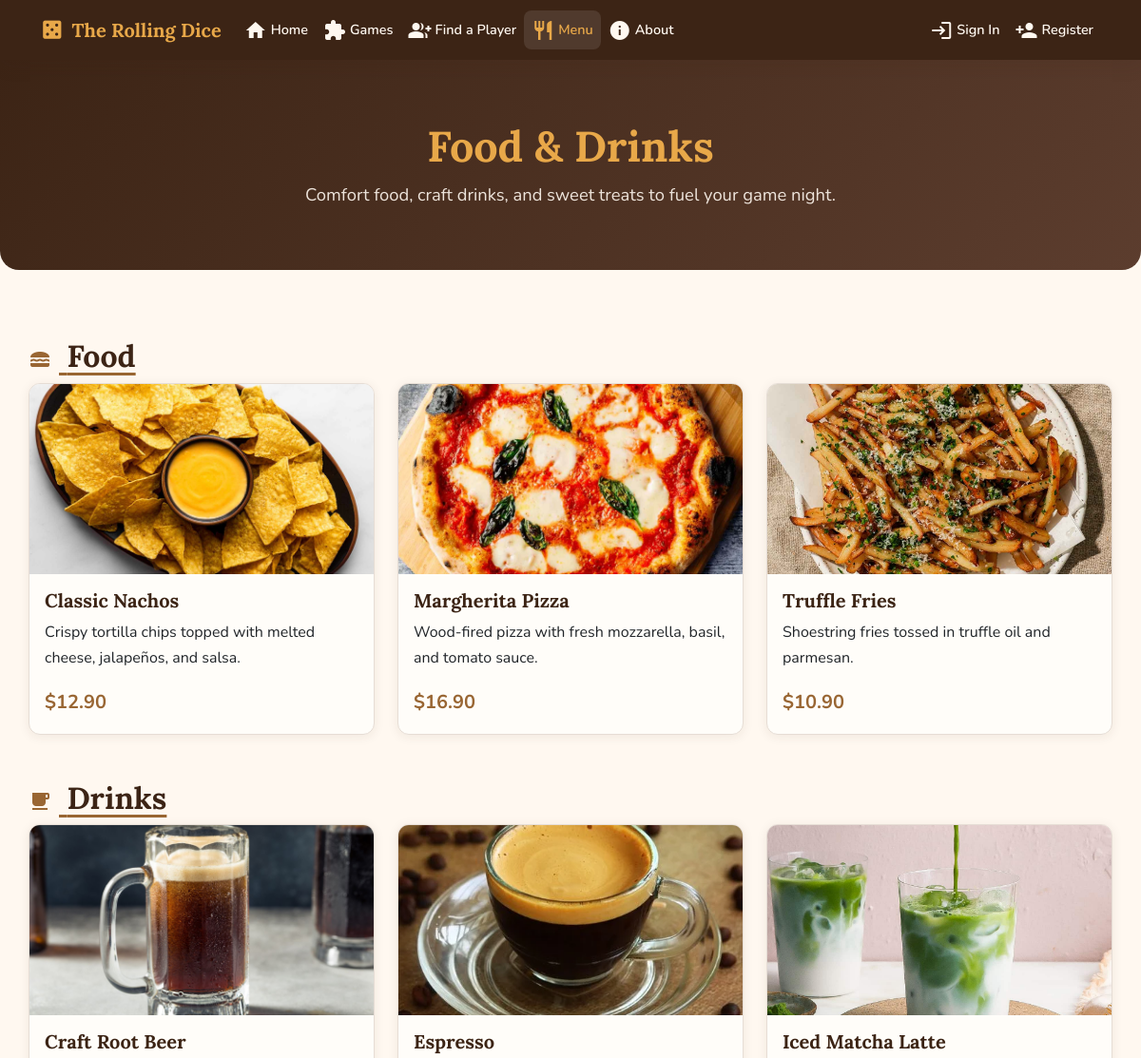
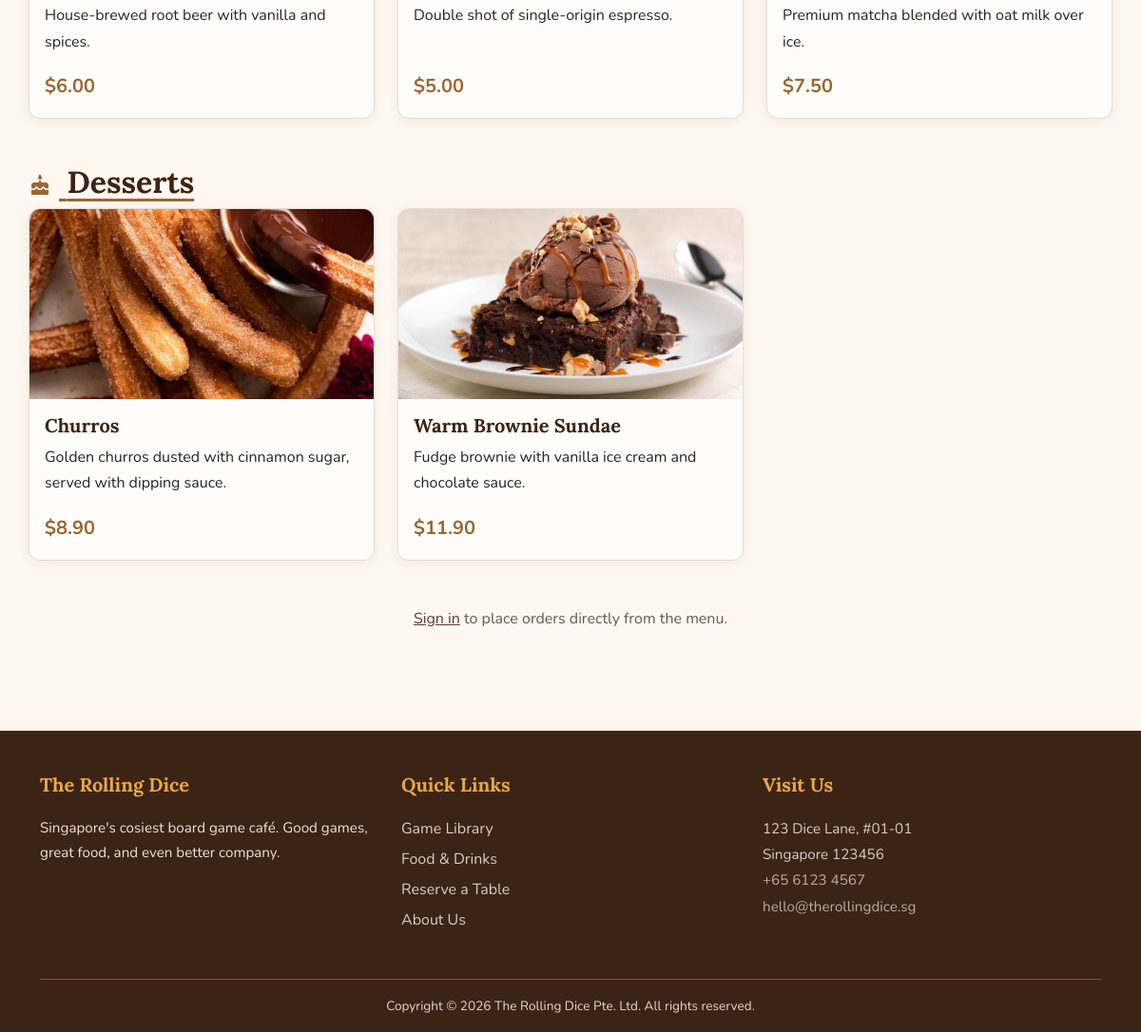
Page /menu.php on the committed database (2 pictures, top to bottom).
### tables this page shows
CREATE TABLE IF NOT EXISTS menu_items (
    item_id     INT AUTO_INCREMENT PRIMARY KEY,
    name        VARCHAR(100) NOT NULL,
    description TEXT,
    price       DECIMAL(6,2) NOT NULL,
    category    ENUM('Food', 'Drinks', 'Desserts') NOT NULL,
    image_url   VARCHAR(255),
    available   TINYINT(1) NOT NULL DEFAULT 1,
    stripe_price_id VARCHAR(100)
);

### menu.php (the view, shortened to what this page needs)
<!DOCTYPE html>
<html lang="en">
<head>
    <?php include_once "inc/head.inc.php"; ?>
</head>
<body>
    <?php include_once "inc/nav.inc.php"; ?>
    <main id="main-content">
        <header class="hero-section">
            <div class="container">
                <h1>Food &amp; Drinks</h1>
                <p>Comfort food, craft drinks, and sweet treats to fuel your game night.</p>
            </div>
        </header>
        <div class="container section-padding">
            <?php
            try {
                require_once "process/db.php";
                $categories = ['Food', 'Drinks', 'Desserts'];
                $icons = ['Food' => 'lunch_dining', 'Drinks' => 'local_cafe', 'Desserts' => 'cake'];
                foreach ($categories as $cat) {
                    $stmt = $pdo->prepare("SELECT * FROM menu_items WHERE category = :cat AND available = 1 ORDER BY name ASC");
                    $stmt->execute([':cat' => $cat]);
                    $items = $stmt->fetchAll();
                    ?>
                    <section class="mb-5">
                        <h2>
                            <span class="material-icons align-middle text-caramel me-2"
                                aria-hidden="true"><?php echo $icons[$cat]; ?></span>
                            <?php echo htmlspecialchars($cat); ?>
                        </h2>
                        <div class="row g-4">
                            <?php foreach ($items as $item): ?>
                                <div class="col-sm-6 col-lg-4">
                                    <div class="card h-100">
                                        <img src="<?php echo htmlspecialchars($item['image_url']); ?>" class="card-img-top"
                                            alt="<?php echo htmlspecialchars($item['name']); ?>">
                                        <div class="card-body d-flex flex-column">
                                            <h3 class="card-title"><?php echo htmlspecialchars($item['name']); ?></h3>
                                                <p class="card-text"><?php echo htmlspecialchars($item['description']); ?></p>
                                                <div class="mt-auto d-flex justify-content-between align-items-center">
                                                    <span
                                                        class="fs-5 fw-bold text-caramel">$<?php echo number_format($item['price'], 2); ?></span>
                                                </div>
                                        </div>
                                    </div>
                                </div>
                            <?php endforeach; ?>
                        </div>
                    </section>
                    <?php
                }
            } catch (Exception $e) {
                echo '<p class="text-muted text-center">Menu is currently unavailable. Please check back soon!</p>';
            }
            ?>
            <?php if (!$is_logged_in): ?>
                <div class="text-center mt-3">
                    <p class="text-muted">
                        <a href="login.php">Sign in</a> to place orders directly from the menu.
                    </p>
                </div>
            <?php endif; ?>
        </div>
    </main>
    <?php include_once "inc/footer.inc.php"; ?>
</body>
</html>

### css/main.css (style rules this page uses)
:root { --color-cream: #FFF8F0; --color-warm-white: #FFFDF9; --color-espresso: #3C2415; --color-walnut: #5C3D2E; --color-caramel: #996633; --color-honey: #E8A849; --color-sage: #5A7A4A; --color-berry: #A45A52; --color-text: #3E2C23; --color-text-light: #7A6960; --color-border: #E6DDD5; --font-heading: 'Lora', Georgia, serif; --font-body: 'Nunito', 'Segoe UI', sans-serif; --shadow-soft: 0 2px 12px rgba(60, 36, 21, 0.08); --shadow-medium: 0 4px 20px rgba(60, 36, 21, 0.12); --radius-sm: 8px; --radius-md: 12px; --radius-lg: 20px; }
body { font-family: var(--font-body); color: var(--color-text); background-color: var(--color-cream); line-height: 1.7; display:flex; flex-direction: column; min-height: 100vh; }
main { flex: 1; }
h1, h2, h3, h4, h5, h6 { font-family: var(--font-heading); color: var(--color-espresso); font-weight: 700; }
section h2 { text-decoration: underline; text-decoration-color: var(--color-caramel); text-underline-offset: 6px; }
a { color: var(--color-walnut); transition: color 0.2s ease; }
.hero-section { background: linear-gradient(135deg, var(--color-espresso) 0%, var(--color-walnut) 100%); color: var(--color-cream); text-align: center; padding: 4rem 1rem; border-radius: 0 0 var(--radius-lg) var(--radius-lg); margin-bottom: 2rem; }
.hero-section h1 { font-size: 2.8rem; color: var(--color-honey); margin-bottom: 0.5rem; }
.hero-section p { font-size: 1.15rem; color: var(--color-cream); max-width: 600px; margin: 0 auto; opacity: 0.9; }
.card { border: 1px solid var(--color-border); border-radius: var(--radius-md); box-shadow: var(--shadow-soft); transition: transform 0.2s ease, box-shadow 0.2s ease; background-color: var(--color-warm-white); overflow: hidden; }
.card-img-top { height: 200px; object-fit: cover; }
.card-title { font-family: var(--font-heading); font-weight: 700; color: var(--color-espresso); }
.section-padding { padding: 2.5rem 0; }
.text-caramel { color: var(--color-caramel); }
.card-title, .dashboard-card h2 { font-size: 1.25rem; }

### rows in the picture
menu_items: image_url (picture), name "Classic Nachos", description "Crispy tortilla chips topped with melted cheese, jalapeños, and salsa.", price "12.90"
menu_items: image_url (picture), name "Margherita Pizza", description "Wood-fired pizza with fresh mozzarella, basil, and tomato sauce.", price "16.90"
menu_items: image_url (picture), name "Truffle Fries", description "Shoestring fries tossed in truffle oil and parmesan.", price "10.90"
menu_items: image_url (picture), name "Craft Root Beer", description "House-brewed root beer with vanilla and spices.", price "6.00"
menu_items: image_url (picture), name "Espresso", description "Double shot of single-origin espresso.", price "5.00"
menu_items: image_url (picture), name "Iced Matcha Latte", description "Premium matcha blended with oat milk over ice.", price "7.50"
menu_items: image_url (picture), name "Churros", description "Golden churros dusted with cinnamon sugar, served with dipping sauce.", price "8.90"
menu_items: image_url (picture), name "Warm Brownie Sundae", description "Fudge brownie with vanilla ice cream and chocolate sauce.", price "11.90"

### other values in the picture
$cat "Food"
$cat "Drinks"
$cat "Desserts"
